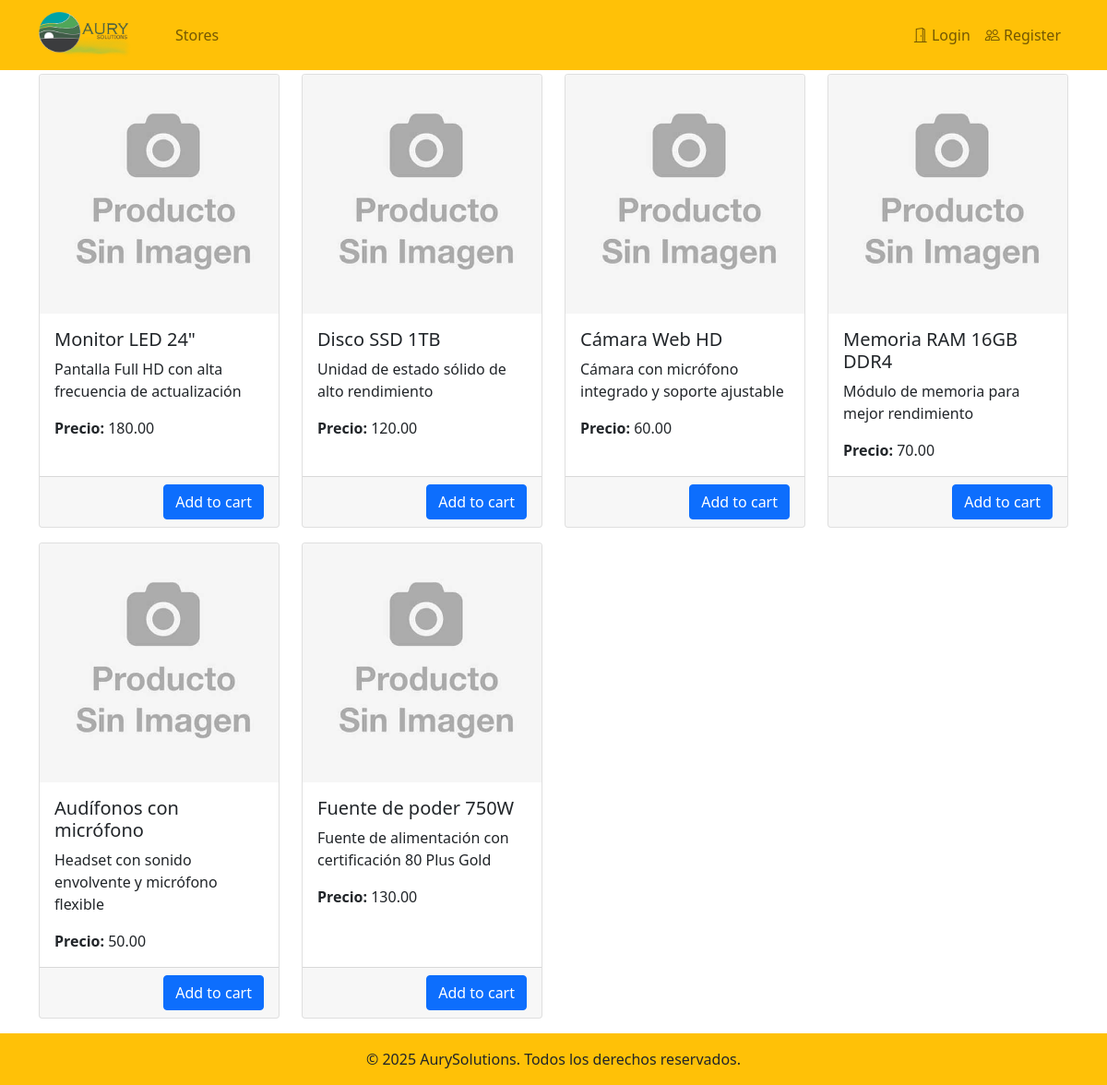
The app's page /stores/17/products/ with its own data.
### core/models.py (models this page shows, shortened)
class Product(models.Model):
    name = models.CharField(max_length=100)
    description = models.TextField(blank=True, null=True)
    cost = models.DecimalField(max_digits=10, decimal_places=2, default=0)
    price = models.DecimalField(max_digits=10, decimal_places=2)
    provision = models.IntegerField(default=100)
    iva = models.DecimalField(max_digits=10, decimal_places=2, default=21)
    image = models.ImageField(
        upload_to="img/product_images/",
        blank=True,
        null=True,
        validators=[FileExtensionValidator(["jpg", "png", "jpeg"])]
    )

### core/views.py (the view)
# urls.py: path('stores/<int:store_id>/products/', store_products, name='store_products'),
def store_products(request, store_id):
    store = get_object_or_404(Store, id=store_id)
    request.session['store_id'] = store.id
    products = Product.objects.filter(stock_entries__quantity__gt=0, stock_entries__store_id=store_id).distinct()
    for product in products:
        image_path = os.path.join(settings.MEDIA_ROOT, str(product.image))
        if not os.path.exists(image_path):
            product.image = "img/sin-imagen.jpg"  # 🔹 Imagen por defecto si no existe
    return render(request, 'core/list_product.html', {'store': store, 'products': products})

### templates/core/list_product.html (shortened to what this page needs)
{% extends "base.html" %}
{% load static %}
{% block content %}
    <div class="container">
        <div class="row">
            {% for product in products %}
                <div class="col-md-3 mb-3">
                    <div class="card h-100">
                        <img src="{% static product.image.url %}" class="card-img-top" alt="{{ product.image.url }}">
                        <div class="card-body">
                            <h5 class="card-title">{{ product.name }}</h5>
                            <p class="card-text">{{ product.description }}</p>
                            <p class="card-text"><strong>Precio:</strong> {{ product.price }}</p>
                        </div>
                        <div class="card-footer text-end">
                            <button type="button" class="btn btn-primary add-to-cart" data-id="{{ product.id }}"
                                    data-store="{{ store.id }}">
                                Add to cart
                            </button>
                        </div>
                    </div>
                </div>
            {% endfor %}
        </div>
    </div>
{% endblock %}

### static/css/site.css (style rules this page uses)
html, body { height: 100%; margin: 0; }

### records on screen
Product: name "Monitor LED 24\"", description "Pantalla Full HD con alta frecuencia de actualización", price "180.00"
Product: name "Disco SSD 1TB", description "Unidad de estado sólido de alto rendimiento", price "120.00"
Product: name "Cámara Web HD", description "Cámara con micrófono integrado y soporte ajustable", price "60.00"
Product: name "Memoria RAM 16GB DDR4", description "Módulo de memoria para mejor rendimiento", price "70.00"
Product: name "Audífonos con micrófono", description "Headset con sonido envolvente y micrófono flexible", price "50.00"
Product: name "Fuente de poder 750W", description "Fuente de alimentación con certificación 80 Plus Gold", price "130.00"
